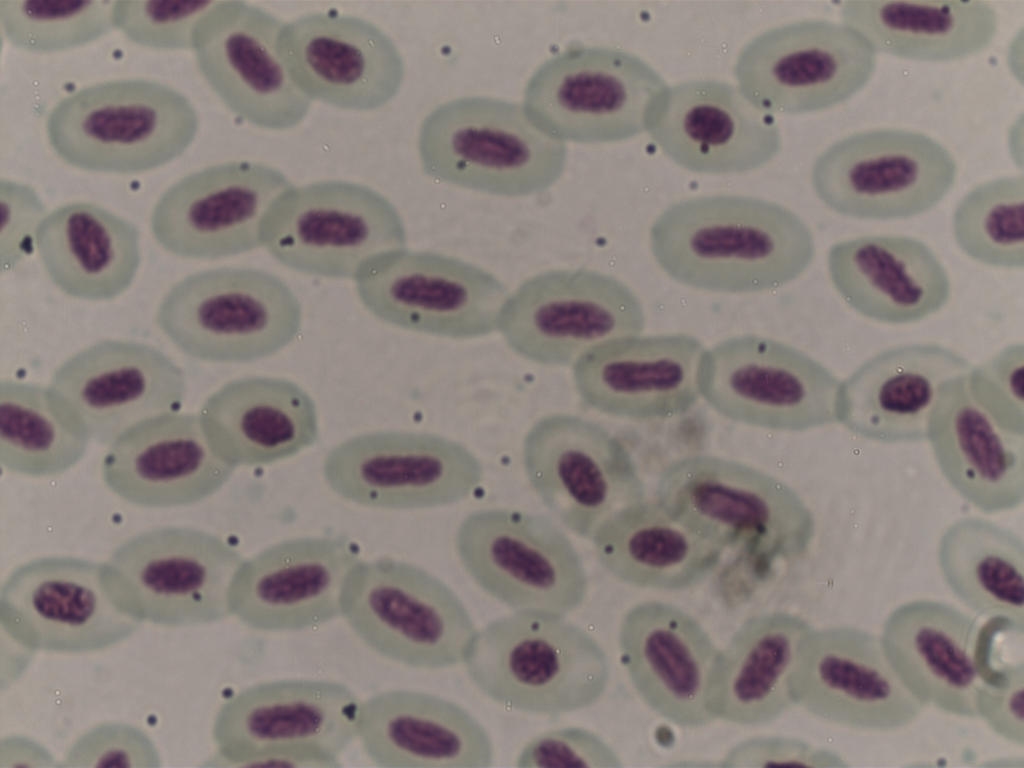
#> input picture python-superpixel.git/src/24h0-000036.jpg, 2048 x 1536 px (shown at 1/2 size)
$ python -i extratores.py   (imports and definitions only)   (older library calls are emulated)
#> lines starting #> are read from the running program, lines starting #| are printed output that depends on the picture; after the words box and inside, x2 and y2 are one past the last pixel; in counts of white or black regions, pixels touching at a corner belong together
#> further down, picture is the input picture: shape (1536, 2048, 3); mean B, G, R 126.3, 130.8, 139.3
#!/usr/bin/python
# -*- coding: utf-8 -*-
#
"""
  Nome: extratores.py
  Autor: Hemerson Pistori (pistori@ucdb.br)

  Descricão: Define a classe Extratores que faz a ponte com os diversos extratores de
  atributos implementados no OpenCV e no scikit-image. É aqui que devem ser inseridos
  novos códigos para fazer a ponte com novos atributos.

  Modo de Usar:

  - Copie e cole uma das funções que já implementam algum extrator
  - Altere o nome e modifique o código naquilo que for necessário
  - Coloque o nome do extrator, que deve ser igual à função, na lista de extratores construída
    logo no início da classe dentro da variável extratores (não esqueça do "self")
  - Coloque a sigla do extrator na lista criada logo abaixo dos nomes dos extratores

"""
from __future__ import print_function

import numpy as np
from skimage import feature, measure, data, color, exposure
import cv2
import matplotlib.pyplot as plt
from skimage.filters import gabor_kernel
from scipy import ndimage as ndi
#Converte uma imagem em formato de ponto flutuante de precisão dupla.
from skimage.util import img_as_float


# Tipo de atributos utilizados pelo Weka
numerico = 'numeric'
nominal = 'nominal'

# Diversos parâmetros utilizados no pré-processamento
cannyMin = 100
cannyMax = 200
glcmNiveis = 256
lbpRaio = 2
nBins = 18

# Controla algumas opções de apresentação de resultados
salvaImagens = False

class Extratores(object):
    """

        Dá acesso aos diversos extratores de atributos implementados no OpenCV e no scikit-image

        Para cada extrator, faz a extração usando um conjunto pré-definido e bem grande de parâmetros

        Acrescente a função para o novo extrator em baixo da última e não esqueça de atualizar as
        variáveis extratores  (lá em baixo, dentro da função extrai_todos)

    """

    imagem = None  # Os extratores trabalharão em cima desta imagem, no formato BGR do OpenCV
    imagemTonsDeCinza = None  # Extratores que dependem de imagens em tons de cinza usarão esta imagem
    imagemBinaria = None  # Extratores que dependem de imagens binárias usarão esta imagem
    imagemBorda = None  # Extratores que dependem de imagens apenas com as bordas detectadas usarão esta imagem
    imagemTamanhoFixo = None # Extratores que dependem de imagens de tamanho fixo usarão esta imagem reescalonada para 128x128
    sequenciaImagens = 1  # Usado para nomear as imagens intermediárias que serão salvas em /tmp

    def momentos_hu(self):
        """
            Calcula os 7 momentos de Hu

        """

        m = measure.moments(self.imagemTonsDeCinza)

        row = m[0, 1] / m[0, 0]
        col = m[1, 0] / m[0, 0]

        mu = measure.moments_central(self.imagemTonsDeCinza,row,col)
        nu = measure.moments_normalized(mu)
        hu = measure.moments_hu(nu)

        valores = list(hu)

        nomes = [m+n for m,n in zip(['hu_'] * len(valores),map(str,range(0,len(valores))))]

        tipos = [numerico] * len(nomes)

        return nomes, tipos, valores


    # [168 lines left out: functions estatisticas_cores, matriz_coocorrencia, hog, lbp, filtrosGabor, not called in this run]


    def extrai_todos(self, imagem):

        """

        Chama todos os extratores disponíveis e extrai todos os atributos que eles podem extrair

        :param imagem: Uma imagem do tipo que o OpenCV trabalha

        :return: Todos os nomes, tipos e valores dos atributos extraídos da imagem de entrada

        """

        extratores = [self.momentos_hu, self.estatisticas_cores, self.matriz_coocorrencia, self.hog, self.lbp, self.filtrosGabor]

        todosNomesAtributos = []
        todosTiposAtributos = []
        todosValoresAtributos = []

        self.imagem = imagem
        self.imagemTonsDeCinza = cv2.cvtColor(self.imagem, cv2.COLOR_BGR2GRAY)
        self.imagemBorda = cv2.Canny(self.imagemTonsDeCinza, cannyMin, cannyMax)
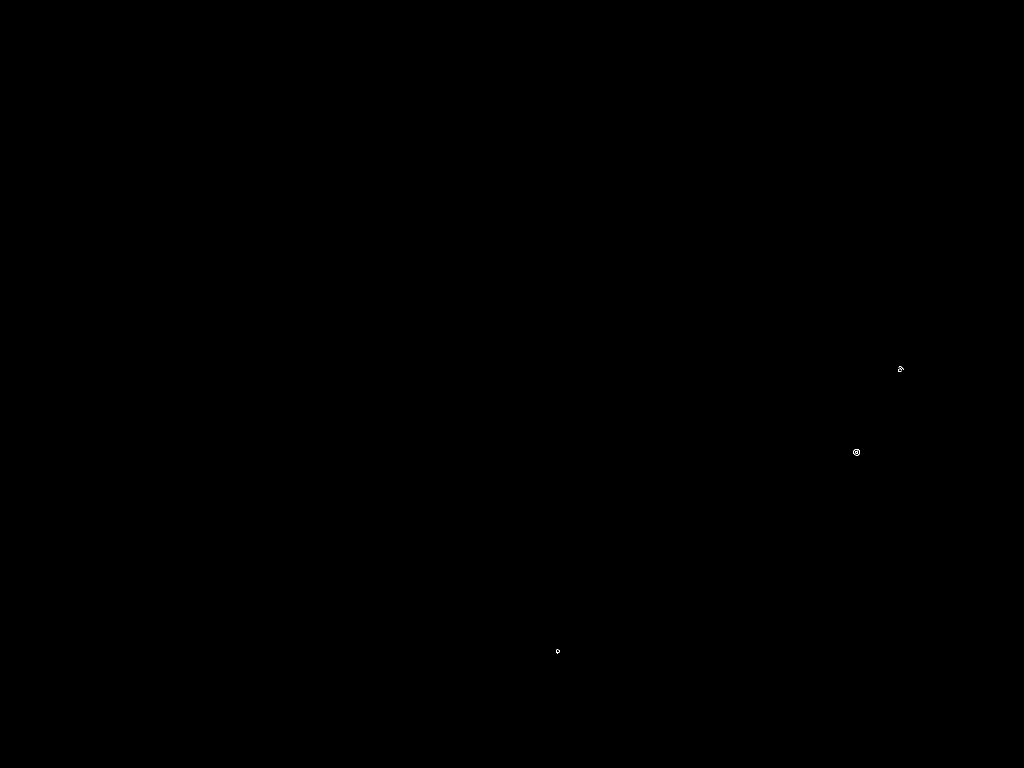
#> self.imagemBorda: shape (1536, 2048) (shown at 1/2 size); 0% white in thin lines or dots, all inside (x1, y1, x2, y2) = (1112, 733, 1808, 1307)
        ret,self.imagemBinaria = cv2.threshold(self.imagemTonsDeCinza,0,255,cv2.THRESH_BINARY+cv2.THRESH_OTSU)
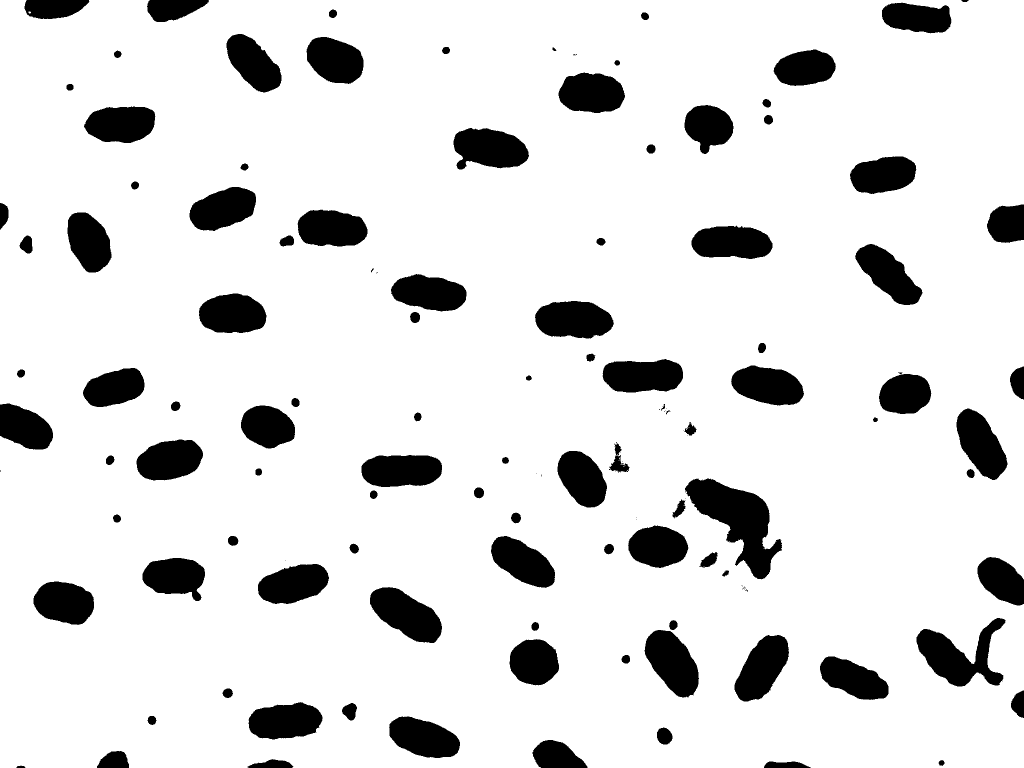
#> self.imagemBinaria: shape (1536, 2048) (shown at 1/2 size); 87.7% white; 132 black regions (27 under 20 px), largest, box (x1, y1, x2, y2) and area: (1370, 957, 1564, 1159) 17036, (1833, 1236, 2012, 1373) 11327, (740, 1174, 884, 1286) 9772
#> ret = 108
        self.imagemTamanhoFixo = cv2.resize(self.imagemTonsDeCinza, (128, 128))
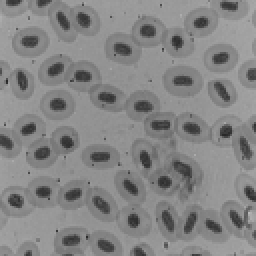
#> self.imagemTamanhoFixo: shape (128, 128) (shown 2 times larger); min 39, max 184, mean 133

        if salvaImagens:
            cv2.imwrite("/tmp/img-" + str(self.sequenciaImagens) + "-original.jpg", self.imagem)
            cv2.imwrite("/tmp/img-" + str(self.sequenciaImagens) + "-cinza.jpg", self.imagemTonsDeCinza)
            cv2.imwrite("/tmp/img-" + str(self.sequenciaImagens) + "-borda.jpg", self.imagemBorda)
            cv2.imwrite("/tmp/img-" + str(self.sequenciaImagens) + "-binaria.jpg", self.imagemBinaria)
            cv2.imwrite("/tmp/img-" + str(self.sequenciaImagens) + "-fixo.jpg", self.imagemTamanhoFixo)
            self.sequenciaImagens += 1

        for extrator in extratores:

            nomesAtributo, tiposAtributo, valoresAtributo = extrator()

            todosNomesAtributos = todosNomesAtributos + nomesAtributo
            todosTiposAtributos = todosTiposAtributos + tiposAtributo
            todosValoresAtributos = todosValoresAtributos + valoresAtributo
#> this loop made 1 pass


        return todosNomesAtributos, todosTiposAtributos, todosValoresAtributos

>>> import cv2
>>> picture = cv2.imread('../24h0-000036.jpg')
#> (the run stopped early here; a loop or call above may not have finished)

$ run again, on python-superpixel.git/src/72h1.1-000001.jpg
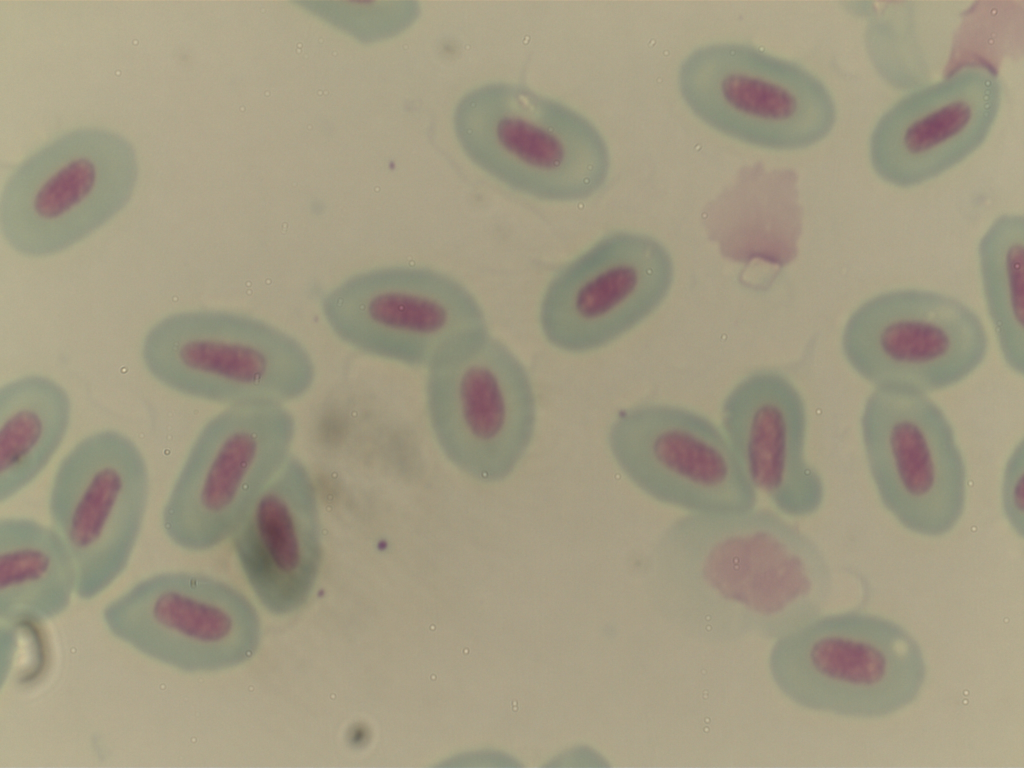
#> input picture python-superpixel.git/src/72h1.1-000001.jpg, 2048 x 1536 px (shown at 1/2 size)
#> picture is the input picture: shape (1536, 2048, 3); mean B, G, R 130.1, 153.7, 161.1
#> self.imagemBorda: shape (1536, 2048); 0% white in thin lines or dots, all inside (x1, y1, x2, y2) = (244, 737, 252, 744)
#> in extrai_todos, `ret,self.imagemBinaria = cv2.threshold(self.imagemTonsDeCinza,0,255,cv..`:
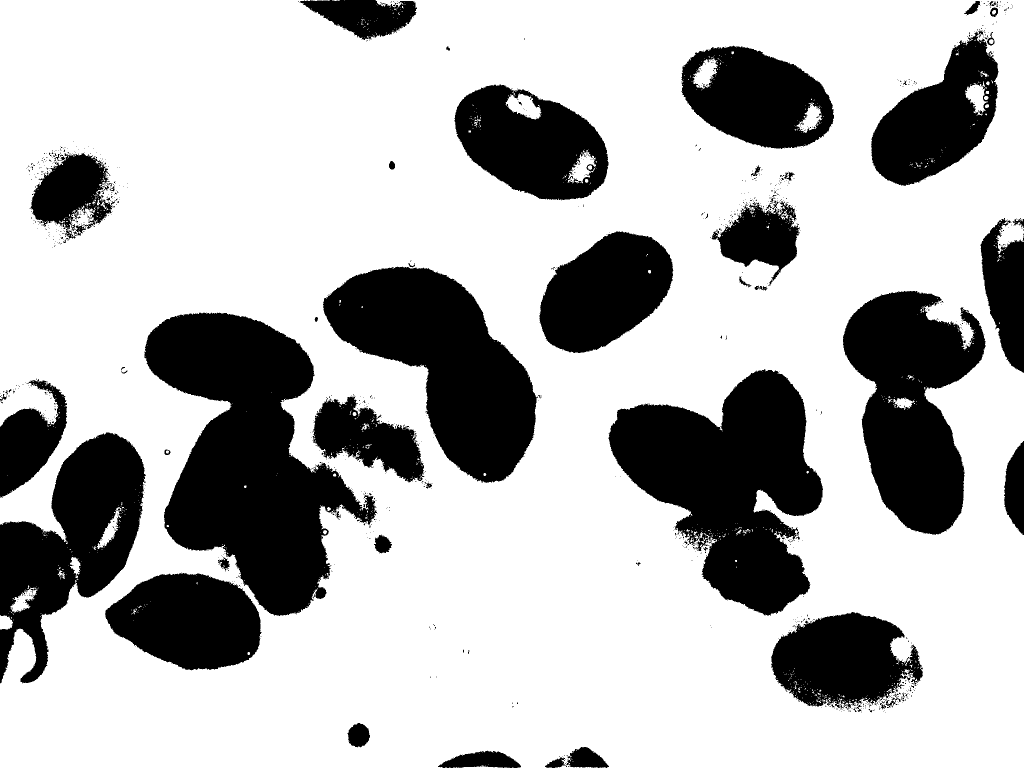
#> self.imagemBinaria: shape (1536, 2048) (shown at 1/2 size); 71.8% white; 1128 black regions (1061 under 20 px), largest, box (x1, y1, x2, y2) and area: (289, 625, 755, 1232) 144522, (1216, 738, 1646, 1232) 117754, (646, 533, 1076, 966) 95134
#> ret = 147
#> in extrai_todos, `self.imagemTamanhoFixo = cv2.resize(self.imagemTonsDeCinza, (128, 128))`:
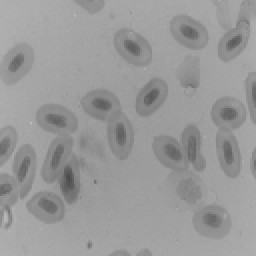
#> self.imagemTamanhoFixo: shape (128, 128) (shown 2 times larger); min 75, max 188, mean 153.4
#> the loop in extrai_todos, `for extrator in extratores: ` made 1 pass

$ run again, on python-superpixel.git/src/96h1.1-000003.jpg
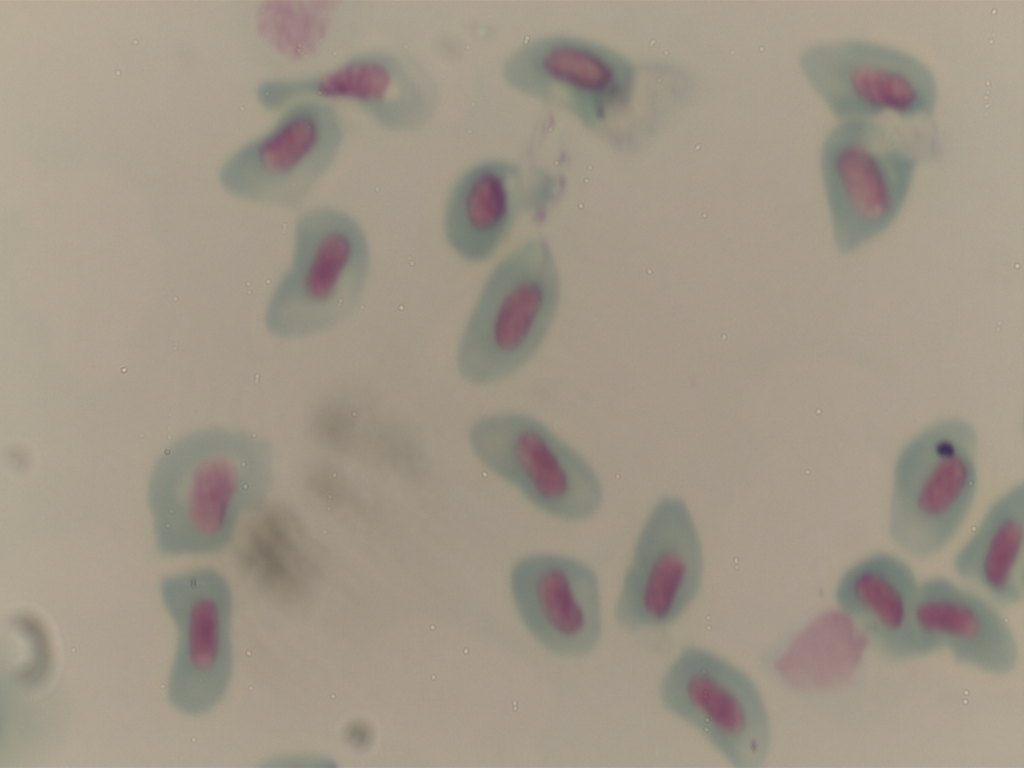
#> input picture python-superpixel.git/src/96h1.1-000003.jpg, 2048 x 1536 px (shown at 1/2 size)
#> picture is the input picture: shape (1536, 2048, 3); mean B, G, R 135.5, 149.8, 160.2
#> self.imagemBorda: shape (1536, 2048); 0% white in thin lines or dots, all inside (x1, y1, x2, y2) = (245, 737, 252, 743)
#> in extrai_todos, `ret,self.imagemBinaria = cv2.threshold(self.imagemTonsDeCinza,0,255,cv..`:
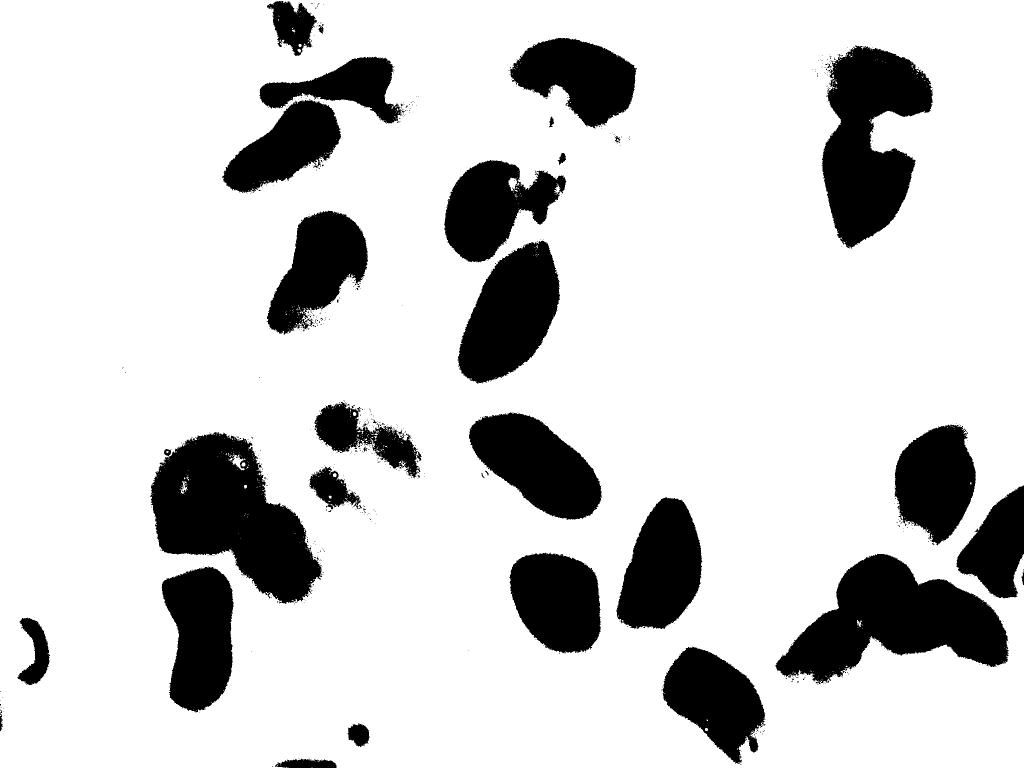
#> self.imagemBinaria: shape (1536, 2048) (shown at 1/2 size); 81.6% white; 671 black regions (634 under 20 px), largest, box (x1, y1, x2, y2) and area: (300, 864, 644, 1208) 65912, (1550, 1108, 2018, 1368) 62650, (1643, 91, 1866, 498) 54626
#> ret = 141
#> in extrai_todos, `self.imagemTamanhoFixo = cv2.resize(self.imagemTonsDeCinza, (128, 128))`:
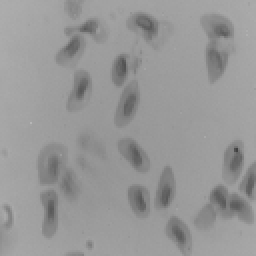
#> self.imagemTamanhoFixo: shape (128, 128) (shown 2 times larger); min 65, max 182, mean 151.4
#> the loop in extrai_todos, `for extrator in extratores: ` made 1 pass
